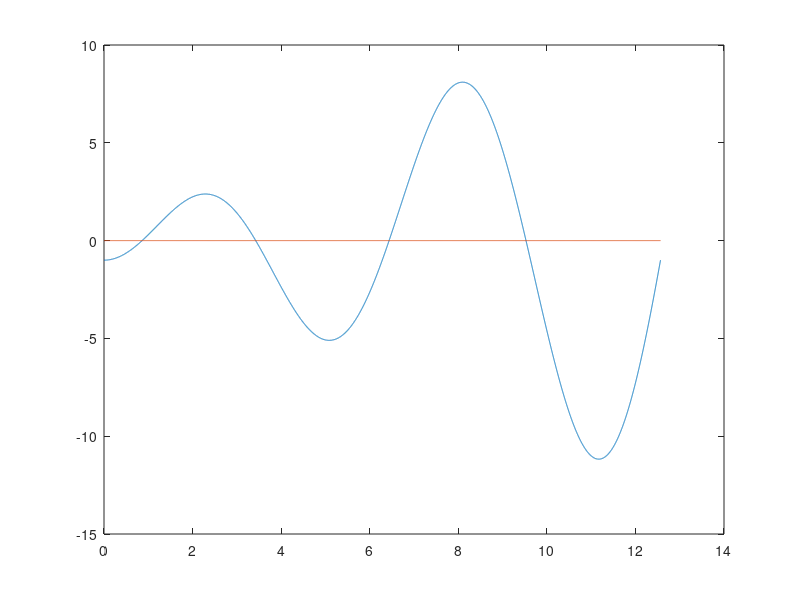

Write the MATLAB code that produced this figure. (Note: this script raises an error after producing the figure.)

x = linspace(0, 4*pi, 10000);
f = 'x.*sin(x)-cos(x)';
xlabel('x'), ylabel('y');
plot(x,eval(f),x,0*x);

ends = [0 2 4 8 10];
result = zeros(1, length(ends) - 1);

for i = 1 : length(ends) - 1
    x_ = [ends(i) ends(i + 1)];
    [result(i), f_value, flag] = fzero(f, x_);
end

